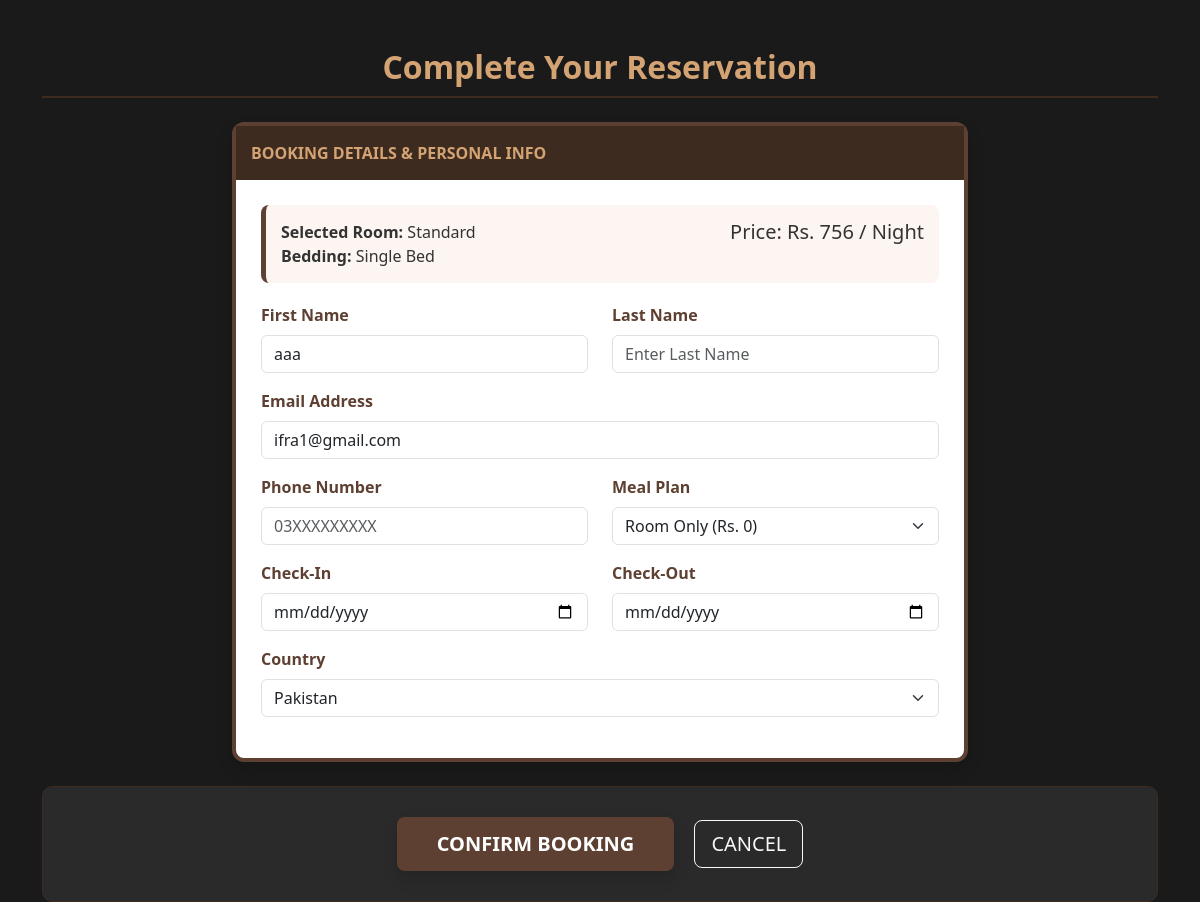
Screenshot of /reservation.php?room_id=7 (signed in) with the database file from the repository.
### tables this page shows
CREATE TABLE `rooms` (
  `id` int(11) NOT NULL,
  `room_number` varchar(50) NOT NULL,
  `room_type` varchar(50) NOT NULL,
  `bed_size` varchar(50) DEFAULT NULL,
  `price_per_night` decimal(10,2) NOT NULL,
  `status` enum('Available','Booked','Maintenance') DEFAULT 'Available',
  `description` text DEFAULT NULL
);

CREATE TABLE `users` (
  `id` int(11) NOT NULL,
  `fullname` varchar(100) NOT NULL,
  `email` varchar(100) NOT NULL,
  `password` varchar(255) NOT NULL,
  `role` varchar(20) DEFAULT 'guest',
  `created_at` timestamp NOT NULL DEFAULT current_timestamp()
);

### reservation.php (the view, shortened to what this page needs)
<?php
$con = mysqli_connect("localhost", "root", "", "hotel_db");
$login_user_id = $_SESSION['user_id'];
$user_res = mysqli_query($con, "SELECT * FROM users WHERE id = '$login_user_id'");
$user_data = mysqli_fetch_assoc($user_res);
$session_fname = $user_data['fullname'];
$session_email = $user_data['email'];
$r_id = isset($_GET['room_id']) ? $_GET['room_id'] : '';
$room_info = mysqli_query($con, "SELECT * FROM rooms WHERE id = '$r_id'");
$room_data = mysqli_fetch_assoc($room_info);
$room_price_per_night = $room_data['price_per_night'] ?? 0;
?>
<!DOCTYPE html>
<html lang="en">
<head>
    <link href="https://cdn.jsdelivr.net/npm/bootstrap@5.3.2/dist/css/bootstrap.min.css" rel="stylesheet">
</head>
<body>
<div class="container mt-5">
    <h2 class="page-header text-center mb-4">Complete Your Reservation</h2>
    <form method="post">
        <div class="row justify-content-center">
            <div class="col-md-8">
                <div class="panel shadow mb-4">
                    <div class="panel-heading">BOOKING DETAILS & PERSONAL INFO</div>
                    <div class="panel-body">
                        <div class="room-summary">
                            <div class="row">
                                <div class="col-sm-6">
                                    <strong>Selected Room:</strong> <?php echo $room_data['room_type']; ?> <br>
                                    <strong>Bedding:</strong> <?php echo $room_data['bed_size']; ?>
                                </div>
                                <div class="col-sm-6 text-sm-end">
                                    <h5 class="text-brown">Price: Rs. <?php echo number_format($room_price_per_night); ?> / Night</h5>
                                </div>
                            </div>
                        </div>
                        <div class="row">
                            <div class="col-md-6 mb-3">
                                <label class="form-label">First Name</label>
                                <input name="fname" class="form-control" value="<?php echo $session_fname; ?>" required>
                            </div>
                            <div class="col-md-6 mb-3">
                                <label class="form-label">Last Name</label>
                                <input name="lname" class="form-control" placeholder="Enter Last Name" required>
                            </div>
                        </div>
                        <div class="mb-3">
                            <label class="form-label">Email Address</label>
                            <input name="email" type="email" class="form-control" value="<?php echo $session_email; ?>" readonly>
                        </div>
                        <div class="row">
                            <div class="col-md-6 mb-3">
                                <label class="form-label">Phone Number</label>
                                <input name="phone" type="tel" class="form-control" placeholder="03XXXXXXXXX" required>
                            </div>
                            <div class="col-md-6 mb-3">
                                <label class="form-label">Meal Plan</label>
                                <select name="meal" class="form-select">
                                    <option value="Room only">Room Only (Rs. 0)</option>
                                </select>
                            </div>
                        </div>
                        <div class="row">
                            <div class="col-6 mb-3">
                                <label class="form-label">Check-In</label>
                                <input name="cin" type="date" class="form-control" min="<?php echo date('Y-m-d'); ?>" required>
                            </div>
                            <div class="col-6 mb-3">
                                <label class="form-label">Check-Out</label>
                                <input name="cout" type="date" class="form-control" min="<?php echo date('Y-m-d', strtotime('+1 day')); ?>" required>
                            </div>
                        </div>
                        <div class="mb-3">
                            <label class="form-label">Country</label>
                            <select name="country" class="form-select">
                                <option value="Pakistan">Pakistan</option>
                            </select>
                        </div>
                    </div>
                </div>
            </div>
        </div>
        <div class="text-center well">
            <button type="submit" name="submit" class="btn btn-reserve btn-lg me-3 shadow">CONFIRM BOOKING</button>
            <a href="rooms.php" class="btn btn-outline-light btn-lg">CANCEL</a>
        </div>
    </form>
</div>
</body>
</html>

### reservation.php (style rules this page uses)
body { background-color: #1a1a1a; color: #ffffff; font-family: 'Segoe UI', sans-serif; }
.page-header { color: #d4a373; border-bottom: 2px solid #3d2b1f; padding-bottom: 10px; font-weight: bold; }
.panel { background: #ffffff; color: #333; border-radius: 12px; border: 4px solid #5e4033; }
.panel-heading { background-color: #3d2b1f; color: #d4a373; padding: 15px; font-weight: bold; }
.panel-body { padding: 25px; }
.form-label { font-weight: 600; color: #5e4033; }
.btn-reserve { background-color: #5e4033; color: white; border: none; padding: 12px 40px; font-weight: bold; transition: 0.3s; }
.well { background: #2a2a2a; padding: 30px; border-radius: 10px; border: 1px solid #3d2b1f; }
.room-summary { background: #fdf5f2; padding: 15px; border-radius: 8px; margin-bottom: 20px; border-left: 5px solid #5e4033; color: #333; }

### rows the page displays
rooms: room_type "Standard", bed_size "Single Bed", price_per_night "756"
users: fname "aaa", email "ifra1@gmail.com"
